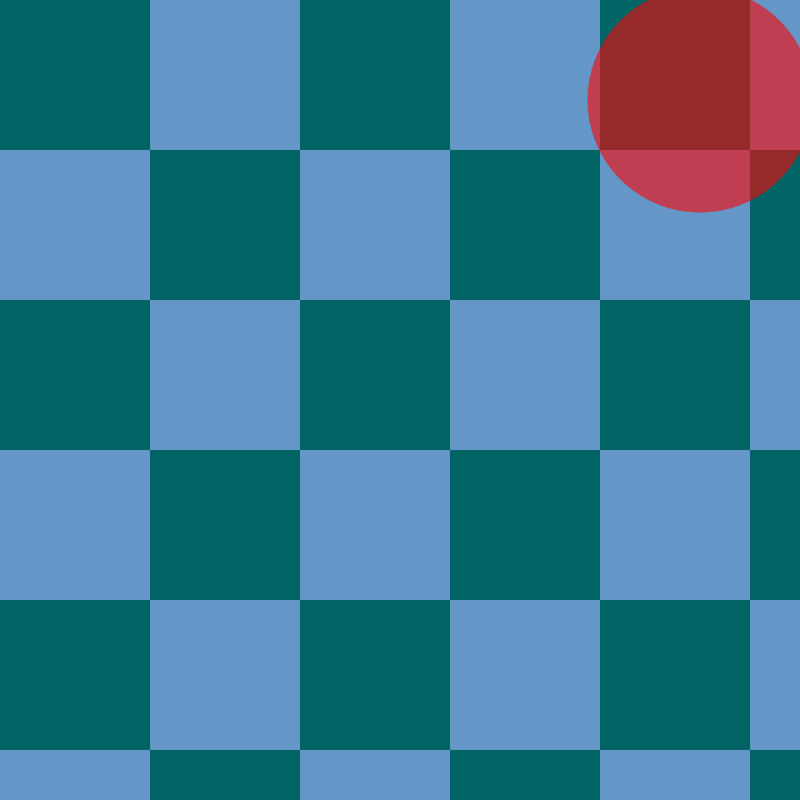
Frame 1 (no input)
Frame 60 (the mouse pressed at the canvas centre just before this capture): identical to frame 1, image omitted
Frame 120 (the mouse held since frame 60 and released just before this capture): identical to frame 1, image omitted

The Processing sketch that drew this single still picture (run headless with seeded random() and noise(); from frame 60 on, the mouse is pressed at the canvas centre):

// Processing sketch: lec7_231211_coinFlip
// ── lec7_231211_coinFlip.pde
boolean savedImage = false;

PVector squarePos;
boolean[] coinFlips = new boolean[5];

int squareSize, squareColor, backgroundColor;

void setup() {
  size(800, 800);
  backgroundColor = 255;

  for (int i = 0; i < coinFlips.length; i++) {
    coinFlips[i] = random(11) > 5;
  }

  squarePos = new PVector(coinFlips[0] ? width - 100 : 100, coinFlips[1] ? height - 100 : 100);
  squareSize = coinFlips[2] ? 150 : 250;
  squareColor = coinFlips[3] ? color(200, 100, 0) : color(0, 100, 100);
  backgroundColor = coinFlips[4] ? color(100, 150, 200) : color(200, 220, 100);
}

void draw() {
  background(backgroundColor);
  drawPattern();
  
  // Save the output as an image file
  if (!savedImage) 
  {
    save("coinFlip.png");
    savedImage = true;
  }
}

void drawPattern() {
  // Draw multiple shapes based on coin flips
  noStroke();
  fill(squareColor);

  for (int x = 0; x < width; x += squareSize) {
    for (int y = 0; y < height; y += squareSize) {
      if ((x + y) % (squareSize * 2) == 0) {
        square(x, y, squareSize);
      }
    }
  }

  // Draw an additional shape based on coin flips
  fill(255, 0, 0, 150);
  if (coinFlips[2]) {
    ellipse(squarePos.x, squarePos.y, squareSize * 1.5, squareSize * 1.5);
  } else {
    triangle(squarePos.x, squarePos.y, squarePos.x + 50, squarePos.y - 100, squarePos.x - 50, squarePos.y - 100);
  }
}
